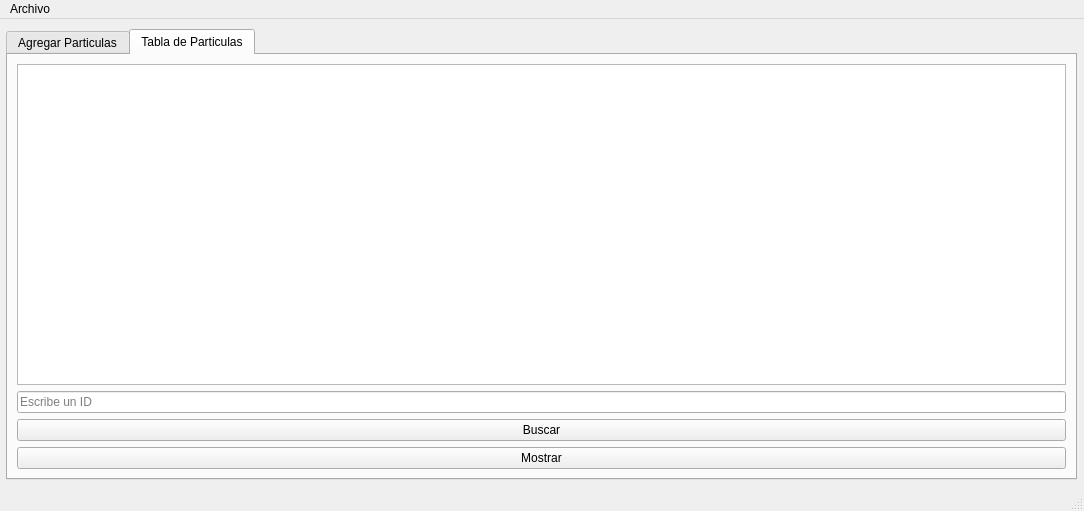
<?xml version="1.0" encoding="UTF-8"?>
<ui version="4.0">
 <class>MainWindow</class>
 <widget class="QMainWindow" name="MainWindow">
  <property name="geometry">
   <rect>
    <x>0</x>
    <y>0</y>
    <width>1084</width>
    <height>511</height>
   </rect>
  </property>
  <property name="windowTitle">
   <string>MainWindow</string>
  </property>
  <widget class="QWidget" name="centralwidget">
   <widget class="QTabWidget" name="tabWidget">
    <property name="geometry">
     <rect>
      <x>6</x>
      <y>10</y>
      <width>1071</width>
      <height>451</height>
     </rect>
    </property>
    <property name="currentIndex">
     <number>1</number>
    </property>
    <widget class="QWidget" name="tab">
     <attribute name="title">
      <string>Agregar Particulas</string>
     </attribute>
     <layout class="QGridLayout" name="gridLayout_2">
      <item row="0" column="0">
       <widget class="QGroupBox" name="groupBox">
        <property name="title">
         <string>Particulas</string>
        </property>
        <layout class="QGridLayout" name="gridLayout">
         <item row="6" column="1">
          <widget class="QSpinBox" name="green">
           <property name="maximum">
            <number>255</number>
           </property>
          </widget>
         </item>
         <item row="3" column="1">
          <widget class="QSpinBox" name="dy">
           <property name="maximum">
            <number>500</number>
           </property>
          </widget>
         </item>
         <item row="1" column="0">
          <widget class="QLabel" name="label_7">
           <property name="text">
            <string>Origen Y ( 0-500 )</string>
           </property>
          </widget>
         </item>
         <item row="7" column="1">
          <widget class="QSpinBox" name="blue">
           <property name="maximum">
            <number>255</number>
           </property>
          </widget>
         </item>
         <item row="6" column="0">
          <widget class="QLabel" name="label_5">
           <property name="text">
            <string>GREEN ( 0-255 )</string>
           </property>
          </widget>
         </item>
         <item row="8" column="1">
          <widget class="QPushButton" name="insertar_final">
           <property name="text">
            <string>Insertar al Final</string>
           </property>
          </widget>
         </item>
         <item row="4" column="0">
          <widget class="QLabel" name="label_3">
           <property name="text">
            <string>Velocidad ( KM/h )</string>
           </property>
          </widget>
         </item>
         <item row="3" column="0">
          <widget class="QLabel" name="label_2">
           <property name="text">
            <string>Destino Y  ( 0-500 )</string>
           </property>
          </widget>
         </item>
         <item row="5" column="1">
          <widget class="QSpinBox" name="red">
           <property name="maximum">
            <number>255</number>
           </property>
          </widget>
         </item>
         <item row="9" column="0" colspan="2">
          <widget class="QPushButton" name="mostrar">
           <property name="text">
            <string>Mostrar</string>
           </property>
          </widget>
         </item>
         <item row="5" column="0">
          <widget class="QLabel" name="label_4">
           <property name="text">
            <string>RED ( 0-255 )</string>
           </property>
          </widget>
         </item>
         <item row="7" column="0">
          <widget class="QLabel" name="label_6">
           <property name="text">
            <string>BLUE ( 0-255 )</string>
           </property>
          </widget>
         </item>
         <item row="4" column="1">
          <widget class="QSpinBox" name="velocidad">
           <property name="maximum">
            <number>999</number>
           </property>
          </widget>
         </item>
         <item row="2" column="0">
          <widget class="QLabel" name="label">
           <property name="text">
            <string>Destino X  ( 0-500 )</string>
           </property>
          </widget>
         </item>
         <item row="2" column="1">
          <widget class="QSpinBox" name="dx">
           <property name="maximum">
            <number>500</number>
           </property>
          </widget>
         </item>
         <item row="8" column="0">
          <widget class="QPushButton" name="insertar_inicio">
           <property name="text">
            <string>Insertar al Inicio</string>
           </property>
          </widget>
         </item>
         <item row="0" column="0">
          <widget class="QLabel" name="label_8">
           <property name="text">
            <string>Origen X ( 0-500 )</string>
           </property>
          </widget>
         </item>
         <item row="1" column="1">
          <widget class="QSpinBox" name="oy">
           <property name="maximum">
            <number>500</number>
           </property>
          </widget>
         </item>
         <item row="0" column="1">
          <widget class="QSpinBox" name="ox">
           <property name="maximum">
            <number>500</number>
           </property>
          </widget>
         </item>
        </layout>
       </widget>
      </item>
      <item row="0" column="1">
       <widget class="QPlainTextEdit" name="lista_particulas"/>
      </item>
     </layout>
    </widget>
    <widget class="QWidget" name="tab_2">
     <attribute name="title">
      <string>Tabla de Particulas</string>
     </attribute>
     <layout class="QGridLayout" name="gridLayout_3">
      <item row="0" column="0">
       <widget class="QTableWidget" name="tabla"/>
      </item>
      <item row="1" column="0">
       <widget class="QLineEdit" name="buscar_lineedit">
        <property name="placeholderText">
         <string>Escribe un ID</string>
        </property>
       </widget>
      </item>
      <item row="2" column="0">
       <widget class="QPushButton" name="Buscar_pushbutton">
        <property name="text">
         <string>Buscar</string>
        </property>
       </widget>
      </item>
      <item row="3" column="0">
       <widget class="QPushButton" name="mostrar_pushbutton">
        <property name="text">
         <string>Mostrar</string>
        </property>
       </widget>
      </item>
     </layout>
    </widget>
   </widget>
  </widget>
  <widget class="QMenuBar" name="menubar">
   <property name="geometry">
    <rect>
     <x>0</x>
     <y>0</y>
     <width>1084</width>
     <height>21</height>
    </rect>
   </property>
   <widget class="QMenu" name="menuArchivo">
    <property name="title">
     <string>Archivo</string>
    </property>
    <addaction name="accionAbrir"/>
    <addaction name="accionGuardar"/>
   </widget>
   <addaction name="menuArchivo"/>
  </widget>
  <widget class="QStatusBar" name="statusbar"/>
  <action name="accionGuardar">
   <property name="text">
    <string>Guardar</string>
   </property>
   <property name="shortcut">
    <string>Ctrl+S</string>
   </property>
  </action>
  <action name="accionAbrir">
   <property name="text">
    <string>Abrir</string>
   </property>
   <property name="shortcut">
    <string>Ctrl+L</string>
   </property>
  </action>
 </widget>
 <resources/>
 <connections/>
</ui>
